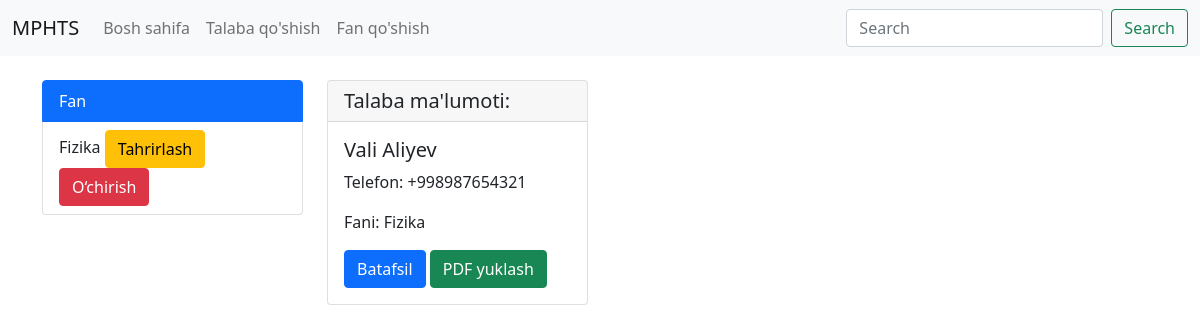
The page /fan/10/ on the database its author committed.
### app/models.py (models this page shows, shortened)
class Fan(models.Model):
    nom = models.CharField(max_length=50)
    def __str__(self):
        return self.nom

class Talaba(models.Model):
    ism_fam = models.CharField(max_length=50)
    sharf = models.CharField(max_length=50)
    tel_raqam = models.CharField(max_length=13, blank=True, null=True)
    manzil = models.CharField(max_length=100)
    fan = models.ForeignKey(Fan, on_delete=models.CASCADE, related_name="get_talaba", null=True, blank=True)
    views = models.IntegerField(default=0)

### app/views.py (the view)
# urls.py: path('fan/<int:fan_id>/', Fan_talabasi.as_view(), name='Fan_talabasi'),
class Fan_talabasi(ListView):
    model = Talaba
    template_name = 'Fan_talabasi.html'
    context_object_name = 'Talaba'
    def get_queryset(self):
        fan = get_object_or_404(Fan, id = self.kwargs['fan_id'])
        return Talaba.objects.filter(fan=fan)
    def get_context_data(self, **kwargs):
        context = super().get_context_data(**kwargs)
        context['fan'] = get_object_or_404(Fan, id = self.kwargs['fan_id'])
        context['Fan'] = Fan.objects.all()
        return context

### app/templates/Fan_talabasi.html (shortened to what this page needs)
<!DOCTYPE html>
<html lang="en">
<head>
    <link href="https://cdn.jsdelivr.net/npm/bootstrap@5.0.2/dist/css/bootstrap.min.css" rel="stylesheet">
</head>
<body>
  <nav class="navbar navbar-expand-lg navbar-light bg-light">
        <div class="container-fluid">
            <a class="navbar-brand" href="#">MPHTS</a>
            <div class="collapse navbar-collapse" id="navbarSupportedContent">
                <ul class="navbar-nav me-auto mb-2 mb-lg-0">
                    <li class="nav-item"><a class="nav-link" href="{% url 'asosiy' %}"> Bosh sahifa </a></li>
                    <li class="nav-item"><a class="nav-link" href="#"> Talaba qo'shish </a></li>
                    <li class="nav-item"><a class="nav-link" href="#"> Fan qo'shish </a></li>
                </ul>
                <form class="d-flex">
                    <input class="form-control me-2" type="search" placeholder="Search" aria-label="Search">
                    <button class="btn btn-outline-success" type="submit">Search</button>
                </form>
            </div>
        </div>
    </nav>
  <div class="container mt-4">
    <div class="row">
      <div class="col-md-3">
        <ul class="list-group">
        <li class="list-group-item active" aria-current="true">Fan</li>
            <li class="list-group-item">
                <a href="{% url 'Fan_talabasi' fan.pk %}" class="text-decoration-none text-dark">
                    {{ fan.nom }}
                </a>
                <a href="{% url 'upd_fan' fan.id %}" class="btn btn-warning">Tahrirlash</a>
                <form method="post" action="{% url 'del_fan' fan.id %}" style="display: inline;" onsubmit="return confirm('{{ fan.fan }} fanini o‘chirishni tasdiqlaysizmi?');">
                    <button type="submit" class="btn btn-danger">O‘chirish</button>
                </form>
            </li>
      </ul>
      </div>
      <div class="col-md-9">
            <div class="row">
                {% for item in Talaba %}
                    <div class="col-md-4 mb-3">
                        <div class="card">
                            <h5 class="card-header">Talaba ma'lumoti:</h5>
                            <div class="card-body">
                              <h5 class="card-title">{{item.ism_fam}}</h5>
                              <p class="card-text">Telefon: {{item.tel_raqam}}</p>
                              <p class="card-text">Fani: {{item.fan}}</p>
                               <a href="{% url 'Talaba' item.id %}" class="btn btn-primary">Batafsil</a>
                               <a href="{% url 'download_talaba_pdf' item.id %}" class="btn btn-success">PDF yuklash</a>
                             </div>
                        </div>
                    </div>
                {% endfor %}
            </div>
        </div>
    </div>
  </div>
</body>
</html>

### rows shown on the page
Fan: nom "Fizika"
Talaba: ism_fam "Vali Aliyev", tel_raqam "+998987654321", fan "Fizika"
